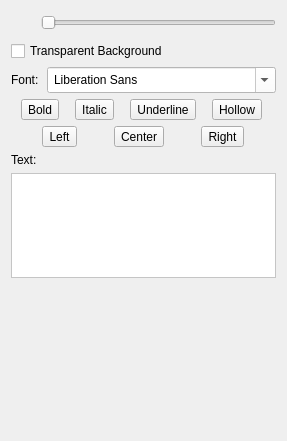
<?xml version="1.0" encoding="UTF-8"?>
<ui version="4.0">
 <class>SLSideBarWidget</class>
 <widget class="QWidget" name="SLSideBarWidget">
  <property name="geometry">
   <rect>
    <x>0</x>
    <y>0</y>
    <width>287</width>
    <height>441</height>
   </rect>
  </property>
  <property name="windowTitle">
   <string>Form</string>
  </property>
  <property name="styleSheet">
   <string notr="true">QLabel, QCheckBox {
color: black;
}

QComboBox, QPlainTextEdit {
color: black;
background-color: white;
padding: 4px;
}

QAbstractItemView {
color: black;
background-color: white;
}</string>
  </property>
  <layout class="QVBoxLayout" name="verticalLayout">
   <item>
    <layout class="QHBoxLayout" name="horizontalLayout_3">
     <property name="topMargin">
      <number>0</number>
     </property>
     <item>
      <widget class="QLabel" name="lbl_rotation">
       <property name="minimumSize">
        <size>
         <width>24</width>
         <height>24</height>
        </size>
       </property>
       <property name="maximumSize">
        <size>
         <width>24</width>
         <height>24</height>
        </size>
       </property>
       <property name="text">
        <string/>
       </property>
       <property name="pixmap">
        <pixmap resource="../rsrc/images.qrc">:/rotate-icon.png</pixmap>
       </property>
       <property name="scaledContents">
        <bool>true</bool>
       </property>
      </widget>
     </item>
     <item>
      <widget class="QSlider" name="sl_rotation">
       <property name="sizePolicy">
        <sizepolicy hsizetype="Expanding" vsizetype="Fixed">
         <horstretch>0</horstretch>
         <verstretch>0</verstretch>
        </sizepolicy>
       </property>
       <property name="maximum">
        <number>360</number>
       </property>
       <property name="orientation">
        <enum>Qt::Horizontal</enum>
       </property>
      </widget>
     </item>
    </layout>
   </item>
   <item>
    <widget class="QCheckBox" name="chb_transparent">
     <property name="text">
      <string>Transparent Background</string>
     </property>
    </widget>
   </item>
   <item>
    <layout class="QHBoxLayout" name="horizontalLayout_5">
     <property name="topMargin">
      <number>0</number>
     </property>
     <item>
      <widget class="QLabel" name="lbl_font">
       <property name="text">
        <string>Font:</string>
       </property>
      </widget>
     </item>
     <item>
      <widget class="QFontComboBox" name="fcb_font">
       <property name="styleSheet">
        <string notr="true"/>
       </property>
      </widget>
     </item>
    </layout>
   </item>
   <item>
    <layout class="QHBoxLayout" name="horizontalLayout_4">
     <property name="topMargin">
      <number>0</number>
     </property>
     <item>
      <widget class="QToolButton" name="btn_bold">
       <property name="text">
        <string>Bold</string>
       </property>
       <property name="icon">
        <iconset resource="../rsrc/images.qrc">
         <normaloff>:/bold-icon.png</normaloff>:/bold-icon.png</iconset>
       </property>
       <property name="checkable">
        <bool>true</bool>
       </property>
      </widget>
     </item>
     <item>
      <widget class="QToolButton" name="btn_italic">
       <property name="text">
        <string>Italic</string>
       </property>
       <property name="icon">
        <iconset resource="../rsrc/images.qrc">
         <normaloff>:/italic-icon.png</normaloff>:/italic-icon.png</iconset>
       </property>
       <property name="checkable">
        <bool>true</bool>
       </property>
      </widget>
     </item>
     <item>
      <widget class="QToolButton" name="btn_underline">
       <property name="text">
        <string>Underline</string>
       </property>
       <property name="icon">
        <iconset resource="../rsrc/images.qrc">
         <normaloff>:/underline-icon.png</normaloff>:/underline-icon.png</iconset>
       </property>
       <property name="checkable">
        <bool>true</bool>
       </property>
      </widget>
     </item>
     <item>
      <widget class="QToolButton" name="btn_hollow">
       <property name="text">
        <string>Hollow</string>
       </property>
       <property name="icon">
        <iconset resource="../rsrc/images.qrc">
         <normaloff>:/hollow-icon.png</normaloff>:/hollow-icon.png</iconset>
       </property>
       <property name="checkable">
        <bool>true</bool>
       </property>
      </widget>
     </item>
    </layout>
   </item>
   <item>
    <layout class="QHBoxLayout" name="horizontalLayout_6">
     <property name="topMargin">
      <number>0</number>
     </property>
     <item>
      <widget class="QToolButton" name="btn_left">
       <property name="text">
        <string>Left</string>
       </property>
       <property name="icon">
        <iconset resource="../rsrc/images.qrc">
         <normaloff>:/align-left-icon.png</normaloff>:/align-left-icon.png</iconset>
       </property>
       <property name="checkable">
        <bool>true</bool>
       </property>
      </widget>
     </item>
     <item>
      <widget class="QToolButton" name="btn_center">
       <property name="text">
        <string>Center</string>
       </property>
       <property name="icon">
        <iconset resource="../rsrc/images.qrc">
         <normaloff>:/align-center-icon.png</normaloff>:/align-center-icon.png</iconset>
       </property>
       <property name="checkable">
        <bool>true</bool>
       </property>
      </widget>
     </item>
     <item>
      <widget class="QToolButton" name="btn_right">
       <property name="text">
        <string>Right</string>
       </property>
       <property name="icon">
        <iconset resource="../rsrc/images.qrc">
         <normaloff>:/align-right-icon.png</normaloff>:/align-right-icon.png</iconset>
       </property>
       <property name="checkable">
        <bool>true</bool>
       </property>
      </widget>
     </item>
    </layout>
   </item>
   <item>
    <widget class="QLabel" name="lbl_text">
     <property name="text">
      <string>Text:</string>
     </property>
    </widget>
   </item>
   <item>
    <widget class="QPlainTextEdit" name="pt_text">
     <property name="sizePolicy">
      <sizepolicy hsizetype="Preferred" vsizetype="Expanding">
       <horstretch>0</horstretch>
       <verstretch>0</verstretch>
      </sizepolicy>
     </property>
     <property name="styleSheet">
      <string notr="true"/>
     </property>
    </widget>
   </item>
   <item>
    <spacer name="verticalSpacer">
     <property name="orientation">
      <enum>Qt::Vertical</enum>
     </property>
     <property name="sizeHint" stdset="0">
      <size>
       <width>20</width>
       <height>239</height>
      </size>
     </property>
    </spacer>
   </item>
  </layout>
 </widget>
 <resources>
  <include location="../rsrc/images.qrc"/>
 </resources>
 <connections/>
</ui>
